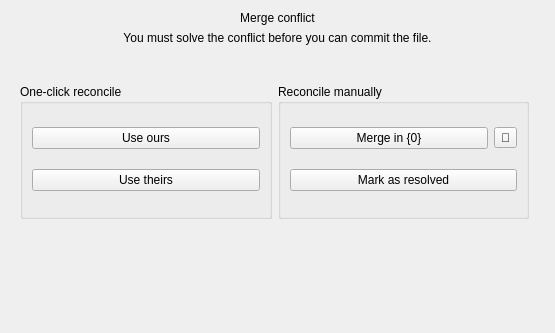
<?xml version="1.0" encoding="UTF-8"?>
<ui version="4.0">
 <class>ConflictView</class>
 <widget class="QWidget" name="ConflictView">
  <property name="geometry">
   <rect>
    <x>0</x>
    <y>0</y>
    <width>555</width>
    <height>333</height>
   </rect>
  </property>
  <property name="windowTitle">
   <string>Merge conflict</string>
  </property>
  <layout class="QGridLayout" name="gridLayout">
   <item row="3" column="0" colspan="2">
    <widget class="QLabel" name="label_2">
     <property name="text">
      <string>You must solve the conflict before you can commit the file.</string>
     </property>
     <property name="alignment">
      <set>Qt::AlignCenter</set>
     </property>
     <property name="wordWrap">
      <bool>true</bool>
     </property>
    </widget>
   </item>
   <item row="5" column="0">
    <widget class="QStackedWidget" name="reconcileStack">
     <property name="currentIndex">
      <number>0</number>
     </property>
     <widget class="QWidget" name="reconcile3Way">
      <layout class="QHBoxLayout" name="horizontalLayout">
       <item>
        <widget class="QGroupBox" name="groupBox">
         <property name="title">
          <string>One-click reconcile</string>
         </property>
         <layout class="QVBoxLayout" name="verticalLayout">
          <item>
           <widget class="QPushButton" name="oursButton">
            <property name="text">
             <string>Use ours</string>
            </property>
           </widget>
          </item>
          <item>
           <widget class="QPushButton" name="theirsButton">
            <property name="text">
             <string>Use theirs</string>
            </property>
           </widget>
          </item>
         </layout>
        </widget>
       </item>
       <item>
        <widget class="QGroupBox" name="groupBox_2">
         <property name="title">
          <string>Reconcile manually</string>
         </property>
         <layout class="QGridLayout" name="gridLayout_3">
          <item row="0" column="1">
           <widget class="QToolButton" name="pickMergeToolButton">
            <property name="toolTip">
             <string>Pick another merge tool</string>
            </property>
            <property name="text">
             <string notr="true">🔧</string>
            </property>
           </widget>
          </item>
          <item row="1" column="0" colspan="2">
           <widget class="QPushButton" name="markSolvedButton">
            <property name="text">
             <string>Mark as resolved</string>
            </property>
            <property name="flat">
             <bool>false</bool>
            </property>
           </widget>
          </item>
          <item row="0" column="0">
           <widget class="QPushButton" name="mergeToolButton">
            <property name="text">
             <string>Merge in {0}</string>
            </property>
           </widget>
          </item>
         </layout>
        </widget>
       </item>
      </layout>
     </widget>
     <widget class="QWidget" name="reconcileDeletedByUs">
      <layout class="QGridLayout" name="gridLayout_2">
       <item row="4" column="0">
        <widget class="QPushButton" name="deletedByUsDelete">
         <property name="text">
          <string>Don’t add</string>
         </property>
        </widget>
       </item>
       <item row="2" column="0">
        <widget class="QPushButton" name="deletedByUsAdd">
         <property name="text">
          <string>Add “{0}” to our branch</string>
         </property>
        </widget>
       </item>
       <item row="0" column="0">
        <widget class="QLabel" name="deletedByUsText">
         <property name="text">
          <string>&lt;b&gt;Deleted by us:&lt;/b&gt; “{0}” has been deleted from our branch, but it still exists in the branch that we’re merging. While the file was gone from our side, the other branch has modified it.</string>
         </property>
         <property name="wordWrap">
          <bool>true</bool>
         </property>
        </widget>
       </item>
      </layout>
     </widget>
    </widget>
   </item>
   <item row="4" column="0">
    <spacer name="verticalSpacer_2">
     <property name="orientation">
      <enum>Qt::Vertical</enum>
     </property>
     <property name="sizeType">
      <enum>QSizePolicy::Expanding</enum>
     </property>
     <property name="sizeHint" stdset="0">
      <size>
       <width>20</width>
       <height>30</height>
      </size>
     </property>
    </spacer>
   </item>
   <item row="2" column="0" colspan="2">
    <widget class="QLabel" name="titleLabel">
     <property name="text">
      <string>Merge conflict</string>
     </property>
     <property name="alignment">
      <set>Qt::AlignCenter</set>
     </property>
    </widget>
   </item>
   <item row="7" column="0">
    <spacer name="verticalSpacer">
     <property name="orientation">
      <enum>Qt::Vertical</enum>
     </property>
     <property name="sizeType">
      <enum>QSizePolicy::Expanding</enum>
     </property>
     <property name="sizeHint" stdset="0">
      <size>
       <width>20</width>
       <height>100</height>
      </size>
     </property>
    </spacer>
   </item>
  </layout>
 </widget>
 <resources/>
 <connections/>
</ui>
